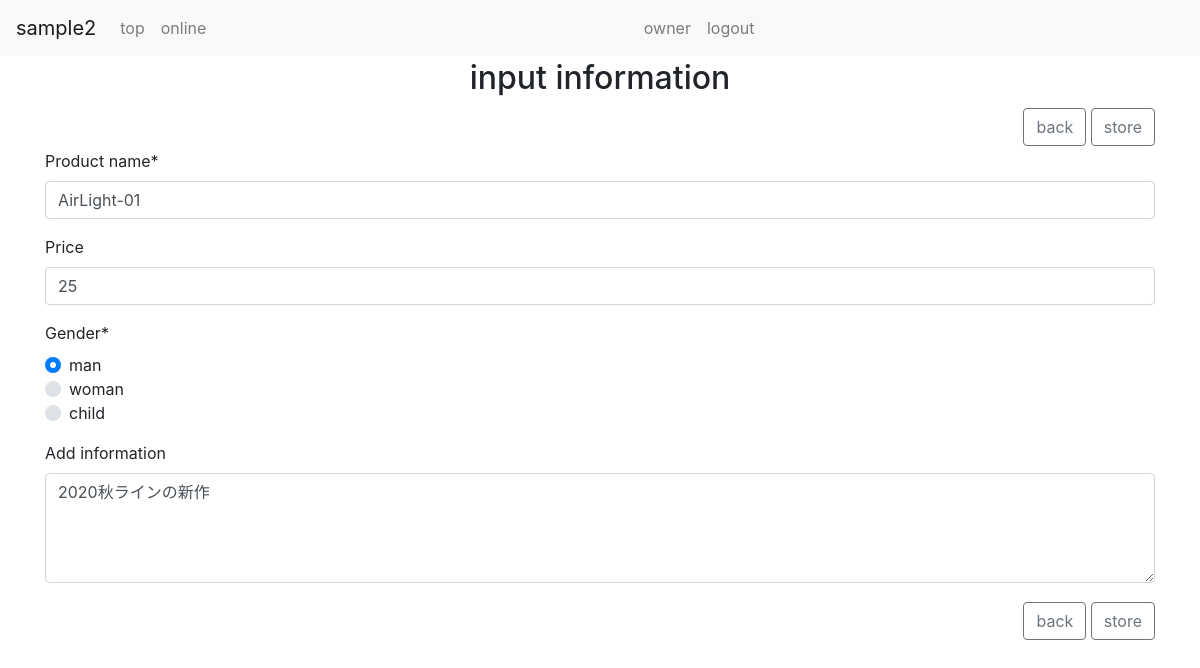
Page /update/1/ (signed in) on the committed database.
### app/models.py (models this page shows, shortened)
class Item(models.Model):
    SEX_CHOICES = (
        (1, 'man'),
        (2, 'woman'),
        (3, 'child'),
    )
    name = models.CharField(
        verbose_name='product name',
        max_length=200,
    )
    age = models.IntegerField(
        verbose_name='price',
        validators=[validators.MinValueValidator(1)],
        blank=True,
        null=True,
    )
    sex = models.IntegerField(
        verbose_name='gender',
        choices=SEX_CHOICES,
        default=1
    )
    memo = models.TextField(
        verbose_name='add information',
        max_length=300,
        blank=True,
        null=True,
    )
    created_at = models.DateTimeField(
        verbose_name='registlation date',
        auto_now_add=True
    )
    class Meta:
        verbose_name = 'item'
        verbose_name_plural = 'item'

### app/views.py (the view)
# urls.py: path('update/<int:pk>/', ItemUpdateView.as_view(), name='update'),
class ItemUpdateView(LoginRequiredMixin, UpdateView):
    model = Item
    form_class = ItemForm
    success_url = reverse_lazy('index')

### app/forms.py
class ItemForm(forms.ModelForm):
    class Meta:
        model = Item
        fields = ('name','age','sex','memo')
        widgets = {
                    'name': forms.TextInput(attrs={'placeholder':'for example：AirLight-20'}),
                    'age': forms.NumberInput(attrs={'min':1}),
                    'sex': forms.RadioSelect(),
                    'memo': forms.Textarea(attrs={'rows':4}),
                  }

### app/templates/app/item_form.html (shortened to what this page needs)
{% extends "./_base.html" %}
{% load crispy_forms_tags %}
{% block content %}
<div class="container">
    <div class="row">
        <div class="col-12">
            <h2 class="text-center">input information</h2>
        </div>
    </div>
    <div class="row">
        <div class="col-12">
            <div class="float-right">
                <a class="btn btn-outline-secondary" href="{% url 'index' %}">back</a>
                <a class="btn btn-outline-secondary save" href="#">store</a>
            </div>
        </div>
    </div>
    <div class="row">
        <div class="col-12">
            <form method="post" id="myform">
                {%crispy form%}
            </form>
        </div>
    </div>
    <div class="row">
        <div class="col-12">
            <div class="float-right">
                <a class="btn btn-outline-secondary" href="{% url 'index' %}">back</a>
                <a class="btn btn-outline-secondary save" href="#">store</a>
            </div>
        </div>
    </div>
</div>
{% endblock %}

### app/static/app/css/app.css (style rules this page uses)
.row { margin-top:3px; margin-bottom:3px; }

### rows in the picture
Item: name "AirLight-01", age "25", memo "2020秋ラインの新作"
